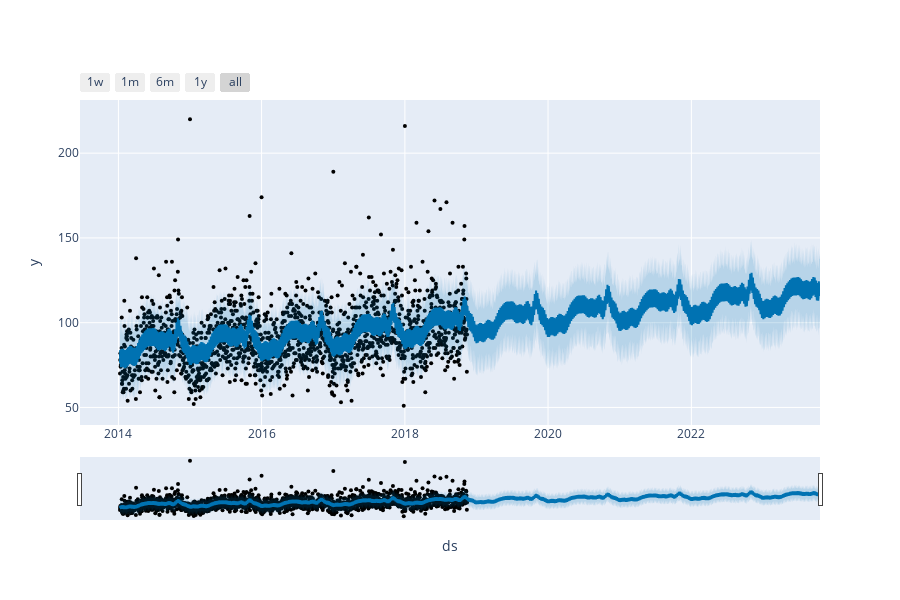

Here is the notebook cell this chart was saved with:
### Code cell
#Make an interactive plot for forecasted data 
plot_plotly(m, forecast)

### Figure 1 — Plotly figure (JSON) as saved in the notebook; plotly's stock layout.template omitted (floating-point values rounded to 4 significant figures; data arrays with more than 128 entries replaced by an {"elided": "..."} marker saying what was removed)
{"data": [{"marker": {"color": "black", "size": 4}, "mode": "markers", "name": "Actual", "type": "scatter", "x": {"elided": "1771 str values"}, "y": {"elided": "1771 int values"}}, {"hoverinfo": "skip", "line": {"width": 0}, "mode": "lines", "type": "scatter", "x": {"elided": "3571 str values"}, "y": {"elided": "3571 float values"}}, {"fill": "tonexty", "fillcolor": "rgba(0, 114, 178, 0.2)", "line": {"color": "#0072B2", "width": 2}, "mode": "lines", "name": "Predicted", "type": "scatter", "x": {"elided": "3571 str values"}, "y": {"elided": "3571 float values"}}, {"fill": "tonexty", "fillcolor": "rgba(0, 114, 178, 0.2)", "hoverinfo": "skip", "line": {"width": 0}, "mode": "lines", "type": "scatter", "x": {"elided": "3571 str values"}, "y": {"elided": "3571 float values"}}], "layout": {"height": 600, "showlegend": false, "width": 900, "xaxis": {"rangeselector": {"buttons": [{"count": 7, "label": "1w", "step": "day", "stepmode": "backward"}, {"count": 1, "label": "1m", "step": "month", "stepmode": "backward"}, {"count": 6, "label": "6m", "step": "month", "stepmode": "backward"}, {"count": 1, "label": "1y", "step": "year", "stepmode": "backward"}, {"step": "all"}]}, "rangeslider": {"visible": true}, "title": {"text": "ds"}, "type": "date"}, "yaxis": {"title": {"text": "y"}}}}
